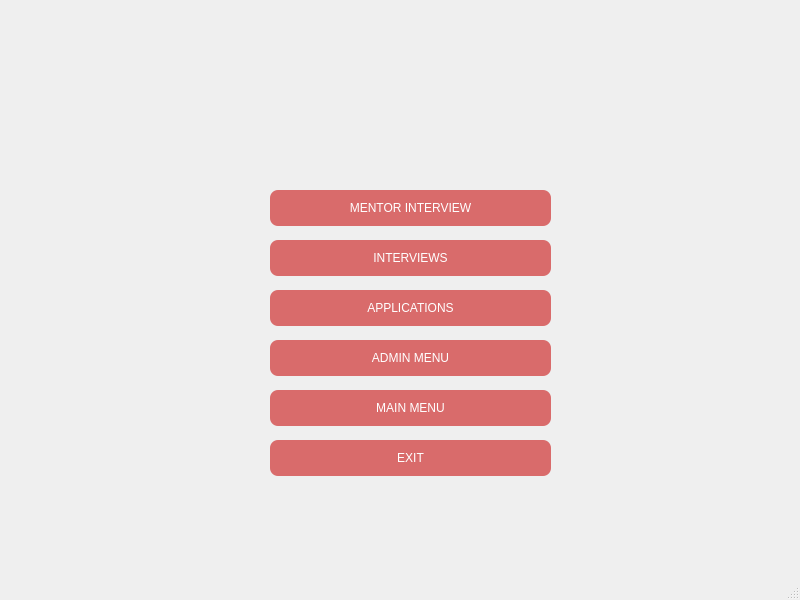
<?xml version="1.0" encoding="UTF-8"?>
<ui version="4.0">
 <class>MainWindow</class>
 <widget class="QMainWindow" name="MainWindow">
  <property name="geometry">
   <rect>
    <x>0</x>
    <y>0</y>
    <width>800</width>
    <height>600</height>
   </rect>
  </property>
  <property name="minimumSize">
   <size>
    <width>800</width>
    <height>600</height>
   </size>
  </property>
  <property name="maximumSize">
   <size>
    <width>800</width>
    <height>600</height>
   </size>
  </property>
  <property name="windowTitle">
   <string>PREFERENCES MENU</string>
  </property>
  <property name="styleSheet">
   <string notr="true">background: qlineargradient(
    x2:0, 
	y1:0, 
	x1:0, 
	y1:1,
    stop:0 #404040,
    stop:1 #E6E6E6
);</string>
  </property>
  <widget class="QWidget" name="centralwidget">
   <widget class="QWidget" name="widget" native="true">
    <property name="geometry">
     <rect>
      <x>0</x>
      <y>-10</y>
      <width>841</width>
      <height>591</height>
     </rect>
    </property>
    <property name="sizePolicy">
     <sizepolicy hsizetype="Expanding" vsizetype="Expanding">
      <horstretch>0</horstretch>
      <verstretch>0</verstretch>
     </sizepolicy>
    </property>
    <property name="minimumSize">
     <size>
      <width>500</width>
      <height>500</height>
     </size>
    </property>
    <property name="layoutDirection">
     <enum>Qt::LeftToRight</enum>
    </property>
    <property name="styleSheet">
     <string notr="true">background:transparent;</string>
    </property>
    <widget class="QLabel" name="label">
     <property name="geometry">
      <rect>
       <x>200</x>
       <y>70</y>
       <width>391</width>
       <height>101</height>
      </rect>
     </property>
     <property name="text">
      <string/>
     </property>
     <property name="pixmap">
      <pixmap>logo.png</pixmap>
     </property>
     <property name="scaledContents">
      <bool>true</bool>
     </property>
     <property name="alignment">
      <set>Qt::AlignCenter</set>
     </property>
    </widget>
    <widget class="QPushButton" name="btn_mentor_interview">
     <property name="geometry">
      <rect>
       <x>270</x>
       <y>200</y>
       <width>281</width>
       <height>36</height>
      </rect>
     </property>
     <property name="styleSheet">
      <string notr="true">QPushButton {
    background-color: #D96B6B;
    color: white;
    border-radius: 8px;
    padding: 10px;
}

QPushButton:hover {
    background-color: #E07C7C;
}

QPushButton:pressed {
    background-color: #B85A5A;
}

QPushButton:checked {
    background-color: #A94444;
    font-weight: bold;
}</string>
     </property>
     <property name="text">
      <string>MENTOR INTERVIEW</string>
     </property>
    </widget>
    <widget class="QPushButton" name="btn_admin_menu">
     <property name="geometry">
      <rect>
       <x>270</x>
       <y>350</y>
       <width>281</width>
       <height>36</height>
      </rect>
     </property>
     <property name="styleSheet">
      <string notr="true">QPushButton {
    background-color: #D96B6B;
    color: white;
    border-radius: 8px;
    padding: 10px;
}

QPushButton:hover {
    background-color: #E07C7C;
}

QPushButton:pressed {
    background-color: #B85A5A;
}

QPushButton:checked {
    background-color: #A94444;
    font-weight: bold;
}</string>
     </property>
     <property name="text">
      <string>ADMIN MENU</string>
     </property>
    </widget>
    <widget class="QPushButton" name="btn_interview">
     <property name="geometry">
      <rect>
       <x>270</x>
       <y>250</y>
       <width>281</width>
       <height>36</height>
      </rect>
     </property>
     <property name="styleSheet">
      <string notr="true">QPushButton {
    background-color: #D96B6B;
    color: white;
    border-radius: 8px;
    padding: 10px;
}

QPushButton:hover {
    background-color: #E07C7C;
}

QPushButton:pressed {
    background-color: #B85A5A;
}

QPushButton:checked {
    background-color: #A94444;
    font-weight: bold;
}</string>
     </property>
     <property name="text">
      <string>INTERVIEWS</string>
     </property>
    </widget>
    <widget class="QPushButton" name="btn_main_menu">
     <property name="geometry">
      <rect>
       <x>270</x>
       <y>400</y>
       <width>281</width>
       <height>36</height>
      </rect>
     </property>
     <property name="styleSheet">
      <string notr="true">QPushButton {
    background-color: #D96B6B;
    color: white;
    border-radius: 8px;
    padding: 10px;
}

QPushButton:hover {
    background-color: #E07C7C;
}

QPushButton:pressed {
    background-color: #B85A5A;
}

QPushButton:checked {
    background-color: #A94444;
    font-weight: bold;
}</string>
     </property>
     <property name="text">
      <string>MAIN MENU</string>
     </property>
    </widget>
    <widget class="QPushButton" name="btn_exit">
     <property name="geometry">
      <rect>
       <x>270</x>
       <y>450</y>
       <width>281</width>
       <height>36</height>
      </rect>
     </property>
     <property name="styleSheet">
      <string notr="true">QPushButton {
    background-color: #D96B6B;
    color: white;
    border-radius: 8px;
    padding: 10px;
}

QPushButton:hover {
    background-color: #E07C7C;
}

QPushButton:pressed {
    background-color: #B85A5A;
}

QPushButton:checked {
    background-color: #A94444;
    font-weight: bold;
}</string>
     </property>
     <property name="text">
      <string>EXIT</string>
     </property>
    </widget>
    <widget class="QPushButton" name="btn_applications">
     <property name="geometry">
      <rect>
       <x>270</x>
       <y>300</y>
       <width>281</width>
       <height>36</height>
      </rect>
     </property>
     <property name="styleSheet">
      <string notr="true">QPushButton {
    background-color: #D96B6B;
    color: white;
    border-radius: 8px;
    padding: 10px;
}

QPushButton:hover {
    background-color: #E07C7C;
}

QPushButton:pressed {
    background-color: #B85A5A;
}

QPushButton:checked {
    background-color: #A94444;
    font-weight: bold;
}</string>
     </property>
     <property name="text">
      <string>APPLICATIONS</string>
     </property>
    </widget>
   </widget>
  </widget>
  <widget class="QStatusBar" name="statusbar"/>
 </widget>
 <resources/>
 <connections/>
</ui>
